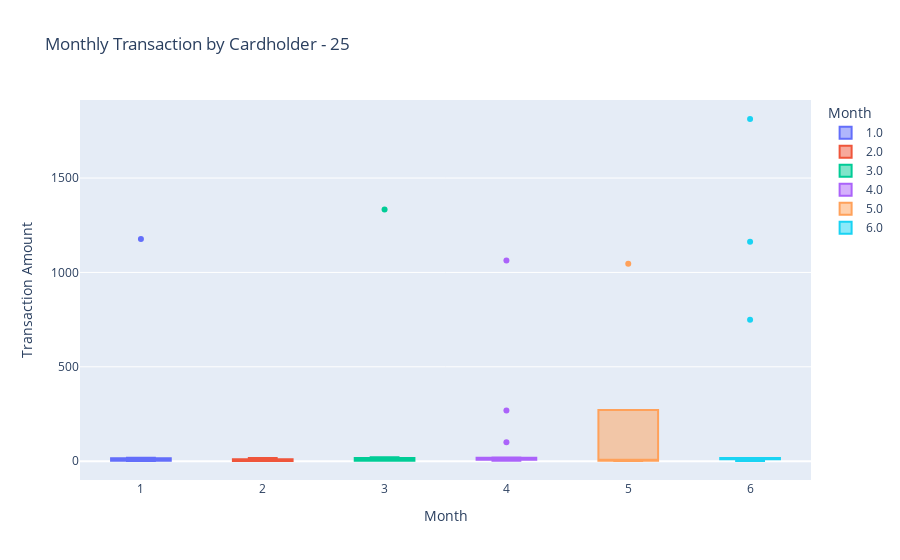

The code cell stored with this chart in its notebook:
### Code cell
# Creating the six box plots using plotly express
px.box(cardholder_25, x="month", y = "amount", color = "month",  labels = {"month": "Month", "amount": "Transaction Amount"}, title = "Monthly Transaction by Cardholder - 25")

### Figure 1 — Plotly figure (JSON) as saved in the notebook; plotly's stock layout.template omitted (floating-point values rounded to 4 significant figures)
{"data": [{"alignmentgroup": "True", "hovertemplate": "Month=%{x}<br>Transaction Amount=%{y}<extra></extra>", "legendgroup": "1.0", "marker": {"color": "#636efa"}, "name": "1.0", "notched": false, "offsetgroup": "1.0", "orientation": "v", "showlegend": true, "type": "box", "x": [1, 1, 1, 1, 1, 1, 1, 1, 1, 1], "x0": " ", "xaxis": "x", "y": [1.46, 10.74, 2.93, 1.39, 17.84, 1.65, 15.86, 2.22, 1177, 2.75], "y0": " ", "yaxis": "y"}, {"alignmentgroup": "True", "hovertemplate": "Month=%{x}<br>Transaction Amount=%{y}<extra></extra>", "legendgroup": "2.0", "marker": {"color": "#EF553B"}, "name": "2.0", "notched": false, "offsetgroup": "2.0", "orientation": "v", "showlegend": true, "type": "box", "x": [2, 2, 2, 2, 2, 2, 2, 2, 2, 2], "x0": " ", "xaxis": "x", "y": [10.75, 10.81, 5.97, 3.69, 16.7, 1.26, 2.63, 11.01, 0.91, 1.18], "y0": " ", "yaxis": "y"}, {"alignmentgroup": "True", "hovertemplate": "Month=%{x}<br>Transaction Amount=%{y}<extra></extra>", "legendgroup": "3.0", "marker": {"color": "#00cc96"}, "name": "3.0", "notched": false, "offsetgroup": "3.0", "orientation": "v", "showlegend": true, "type": "box", "x": [3, 3, 3, 3, 3, 3, 3, 3, 3, 3, 3, 3, 3], "x0": " ", "xaxis": "x", "y": [12.42, 16.58, 1334, 2.88, 2.04, 13.57, 10.1, 1.65, 3.08, 4.2, 2.56, 18.28, 21.04], "y0": " ", "yaxis": "y"}, {"alignmentgroup": "True", "hovertemplate": "Month=%{x}<br>Transaction Amount=%{y}<extra></extra>", "legendgroup": "4.0", "marker": {"color": "#ab63fa"}, "name": "4.0", "notched": false, "offsetgroup": "4.0", "orientation": "v", "showlegend": true, "type": "box", "x": [4, 4, 4, 4, 4, 4, 4, 4, 4, 4, 4, 4, 4, 4, 4, 4], "x0": " ", "xaxis": "x", "y": [100, 2.62, 7.08, 17.15, 1063, 10.15, 10.06, 269, 10.24, 7.39, 6.01, 20.03, 2.79, 10.02, 15.66, 16.5], "y0": " ", "yaxis": "y"}, {"alignmentgroup": "True", "hovertemplate": "Month=%{x}<br>Transaction Amount=%{y}<extra></extra>", "legendgroup": "5.0", "marker": {"color": "#FFA15A"}, "name": "5.0", "notched": false, "offsetgroup": "5.0", "orientation": "v", "showlegend": true, "type": "box", "x": [5, 5, 5, 5, 5], "x0": " ", "xaxis": "x", "y": [1.1, 1046, 12.15, 2.27, 5.97], "y0": " ", "yaxis": "y"}, {"alignmentgroup": "True", "hovertemplate": "Month=%{x}<br>Transaction Amount=%{y}<extra></extra>", "legendgroup": "6.0", "marker": {"color": "#19d3f3"}, "name": "6.0", "notched": false, "offsetgroup": "6.0", "orientation": "v", "showlegend": true, "type": "box", "x": [6, 6, 6, 6, 6, 6, 6, 6, 6, 6, 6, 6, 6, 6], "x0": " ", "xaxis": "x", "y": [1162, 749, 10.69, 11.88, 1.03, 10.15, 11.01, 16.29, 15.98, 1813, 16.61, 11.53, 5.24, 2.27], "y0": " ", "yaxis": "y"}], "layout": {"boxmode": "overlay", "legend": {"title": {"text": "Month"}, "tracegroupgap": 0}, "title": {"text": "Monthly Transaction by Cardholder - 25"}, "xaxis": {"anchor": "y", "categoryarray": [1, 2, 3, 4, 5, 6], "categoryorder": "array", "domain": [0, 1], "title": {"text": "Month"}}, "yaxis": {"anchor": "x", "domain": [0, 1], "title": {"text": "Transaction Amount"}}}}
